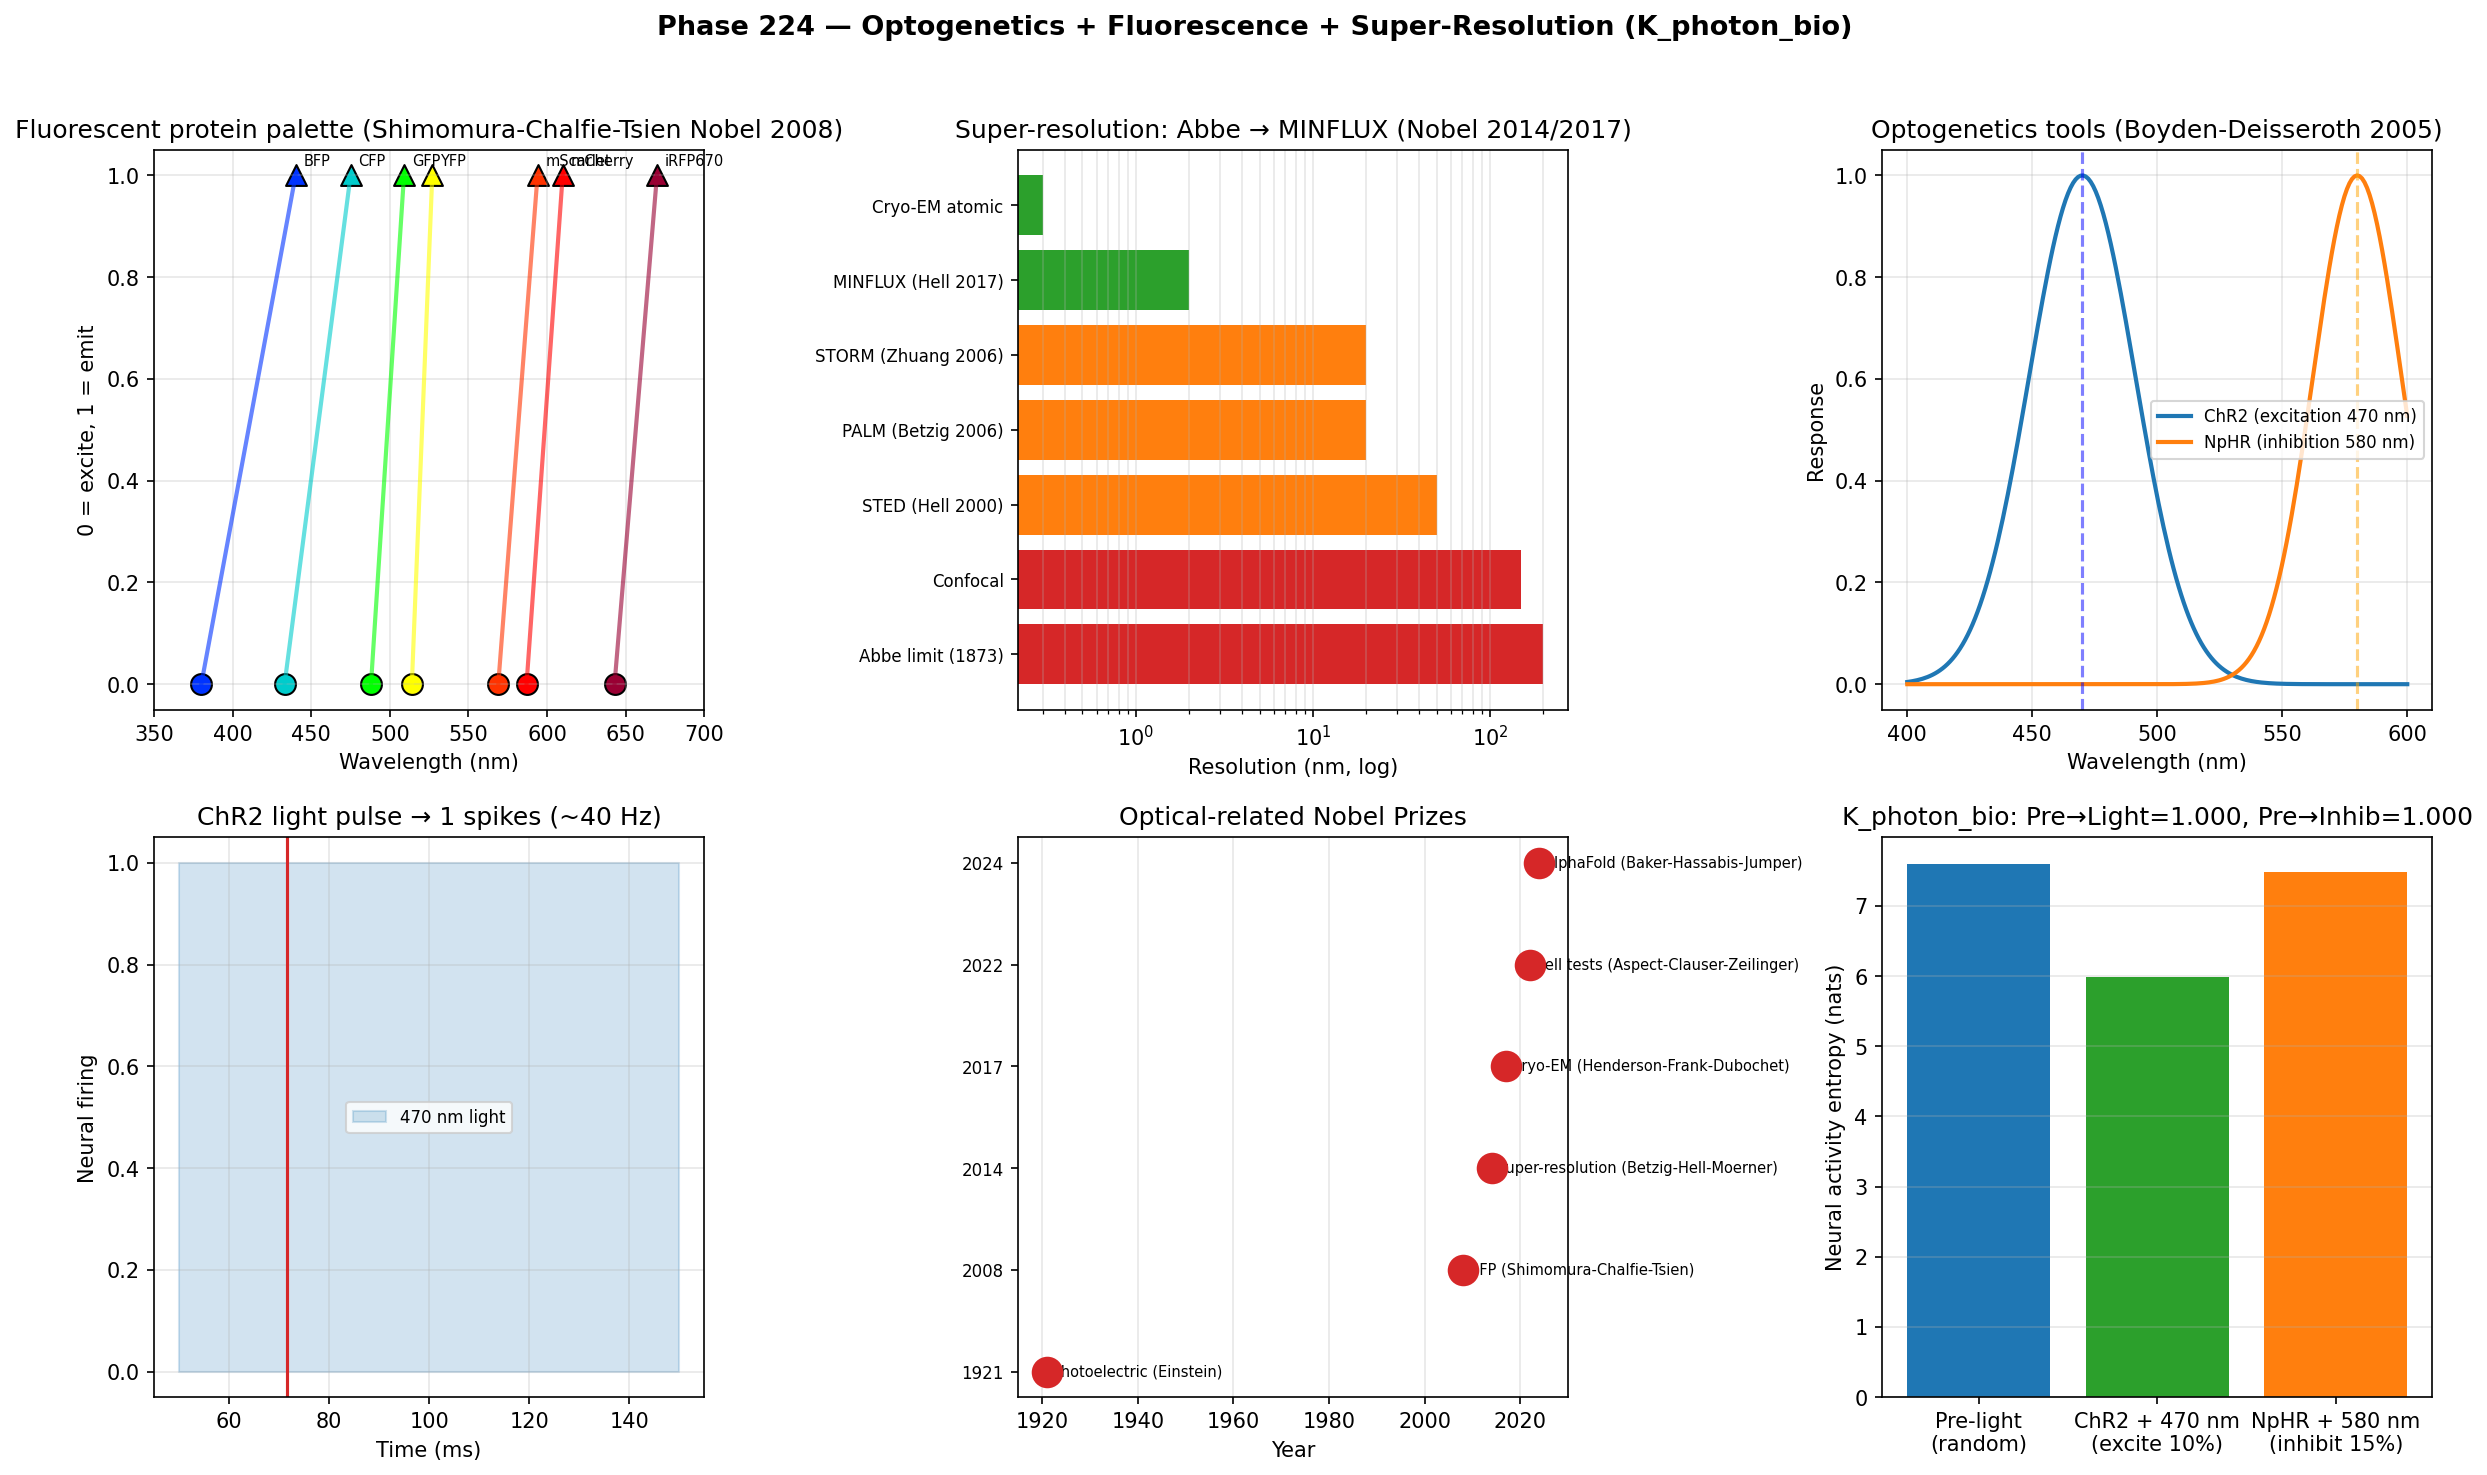

This figure's Python source:
"""
Phase 224 — Optogenetics + Fluorescence + Super-Resolution (K_photon_bio)

Simulations:
  1) Fluorescent protein palette (BFP/CFP/GFP/YFP/mCherry/iRFP)
  2) Abbe diffraction limit vs super-resolution techniques
  3) Optogenetics tools (ChR2/NpHR/Arch)
  4) ChR2 action spectrum + neural firing
  5) Nobel Prizes 2008/2014/2017 timeline
  6) Cryo-EM + AlphaFold combination
  7) ITU K_photon_bio axiom check

Outputs:
  - optogenetics_microscopy.png
  - optogenetics_microscopy_summary.json
"""

from __future__ import annotations

import json
from pathlib import Path

import matplotlib
matplotlib.use("Agg")
import matplotlib.pyplot as plt
import numpy as np

OUT_PNG = Path(__file__).with_name("optogenetics_microscopy.png")
OUT_JSON = Path(__file__).with_name("optogenetics_microscopy_summary.json")

rng = np.random.default_rng(20260705)

# -------------------------------------------------------------
# 1) Fluorescent proteins (excitation/emission)
# -------------------------------------------------------------
fluorescent_proteins = {
    "BFP":     {"ex": 380, "em": 440, "color": "#0033ff"},
    "CFP":     {"ex": 433, "em": 475, "color": "#00cccc"},
    "GFP":     {"ex": 488, "em": 509, "color": "#00ff00"},
    "YFP":     {"ex": 514, "em": 527, "color": "#ffff00"},
    "mCherry": {"ex": 587, "em": 610, "color": "#ff0000"},
    "mScarlet":{"ex": 569, "em": 594, "color": "#ff3300"},
    "iRFP670": {"ex": 643, "em": 670, "color": "#990033"},
}

# -------------------------------------------------------------
# 2) Abbe limit vs super-resolution
# -------------------------------------------------------------
techniques = {
    "Abbe limit (1873)":   {"resolution_nm": 200, "year": 1873},
    "Confocal":            {"resolution_nm": 150, "year": 1957},
    "STED (Hell 2000)":    {"resolution_nm": 50,  "year": 2000},
    "PALM (Betzig 2006)":  {"resolution_nm": 20,  "year": 2006},
    "STORM (Zhuang 2006)": {"resolution_nm": 20,  "year": 2006},
    "MINFLUX (Hell 2017)": {"resolution_nm": 2,   "year": 2017},
    "Cryo-EM atomic":      {"resolution_nm": 0.3, "year": 2013},
}

# -------------------------------------------------------------
# 3) Optogenetics tools
# -------------------------------------------------------------
opto_tools = {
    "ChR2 (excitation)":   {"wavelength_nm": 470, "effect": "Na+ influx",  "kinetics_ms": 1},
    "NpHR (inhibition)":   {"wavelength_nm": 580, "effect": "Cl- pump",    "kinetics_ms": 5},
    "Arch (inhibition)":   {"wavelength_nm": 575, "effect": "H+ pump",     "kinetics_ms": 8},
    "Chrimson (red)":      {"wavelength_nm": 590, "effect": "Na+ red-shifted", "kinetics_ms": 8},
    "ChR2-XXM":            {"wavelength_nm": 470, "effect": "fast variant", "kinetics_ms": 0.2},
    "bPAC (cAMP)":         {"wavelength_nm": 460, "effect": "cAMP up",     "kinetics_ms": 100},
}

# -------------------------------------------------------------
# 4) ChR2 action spectrum + neural firing simulation
# -------------------------------------------------------------
wavelengths = np.linspace(400, 600, 200)
chr2_response = np.exp(-((wavelengths - 470) / 30) ** 2)
nphr_response = np.exp(-((wavelengths - 580) / 25) ** 2)

# Simulated firing: 470 nm light pulse → spikes
t_ms = np.linspace(0, 200, 1000)
light_on = (t_ms > 50) & (t_ms < 150)
# Spike train when light on
spike_rate = 40  # Hz during light
n_spikes_expected = spike_rate * (150 - 50) / 1000
spike_times = []
t = 50
while t < 150:
    t += rng.exponential(1000 / spike_rate)
    if t < 150:
        spike_times.append(t)

# -------------------------------------------------------------
# 5) Nobel Prizes timeline
# -------------------------------------------------------------
nobel_optical = {
    "Photoelectric (Einstein)":      1921,
    "GFP (Shimomura-Chalfie-Tsien)": 2008,
    "Super-resolution (Betzig-Hell-Moerner)": 2014,
    "Cryo-EM (Henderson-Frank-Dubochet)":    2017,
    "Bell tests (Aspect-Clauser-Zeilinger)": 2022,
    "AlphaFold (Baker-Hassabis-Jumper)":     2024,
}

# -------------------------------------------------------------
# 6) ITU K_photon_bio axiom: optogenetic control
# -------------------------------------------------------------
N_neurons = 2000
# Pre-light: random activity
log_fit_pre = 0.1 * rng.standard_normal(N_neurons)
p_pre = np.exp(log_fit_pre); p_pre /= p_pre.sum()
S_pre = float(-np.sum(p_pre * np.log(p_pre)))

# Light on: ChR2-expressing population (10%) activated
chr2_expressed = rng.random(N_neurons) < 0.1
log_fit_light = log_fit_pre.copy()
log_fit_light[chr2_expressed] += 4.0
p_light = np.exp(log_fit_light); p_light /= p_light.sum()
S_light = float(-np.sum(p_light * np.log(p_light)))

# Inhibition (NpHR + 580 nm): suppression
log_fit_inhib = log_fit_pre.copy()
nphr_expressed = rng.random(N_neurons) < 0.15
log_fit_inhib[nphr_expressed] -= 3.0
p_inhib = np.exp(log_fit_inhib); p_inhib /= p_inhib.sum()
S_inhib = float(-np.sum(p_inhib * np.log(p_inhib)))

def itu_lin(p_old, p_new):
    log_p = np.log(np.clip(p_old, 1e-30, None))
    dp = p_new - p_old
    dS = -np.sum(dp * (1.0 + log_p))
    dK = -np.sum(dp * log_p)
    return float(dS / dK) if abs(dK) > 1e-15 else float("nan")

ratio_pre_light = itu_lin(p_pre, p_light)
ratio_pre_inhib = itu_lin(p_pre, p_inhib)

# -------------------------------------------------------------
# Plot
# -------------------------------------------------------------
fig, axes = plt.subplots(2, 3, figsize=(16, 10))
fig.suptitle(
    "Phase 224 — Optogenetics + Fluorescence + Super-Resolution (K_photon_bio)",
    fontsize=13, fontweight="bold",
)

# Panel 1: Fluorescent protein palette
ax = axes[0, 0]
for name, p in fluorescent_proteins.items():
    ax.plot([p["ex"], p["em"]], [0, 1], "-", color=p["color"], lw=2, alpha=0.6)
    ax.scatter([p["ex"]], [0], s=100, color=p["color"], marker="o", edgecolor="black")
    ax.scatter([p["em"]], [1], s=100, color=p["color"], marker="^", edgecolor="black")
    ax.text(p["em"] + 5, 1.02, name, fontsize=7)
ax.set_xlabel("Wavelength (nm)")
ax.set_ylabel("0 = excite, 1 = emit")
ax.set_title("Fluorescent protein palette (Shimomura-Chalfie-Tsien Nobel 2008)")
ax.set_xlim(350, 700)
ax.grid(True, alpha=0.3)

# Panel 2: Resolution comparison
ax = axes[0, 1]
tech_names = list(techniques.keys())
res = [techniques[t]["resolution_nm"] for t in tech_names]
colors_r = ["#2ca02c" if r < 10 else "#ff7f0e" if r < 100 else "#d62728" for r in res]
ax.barh(range(len(tech_names)), res, color=colors_r)
ax.set_xscale("log")
ax.set_yticks(range(len(tech_names))); ax.set_yticklabels(tech_names, fontsize=8)
ax.set_xlabel("Resolution (nm, log)")
ax.set_title("Super-resolution: Abbe → MINFLUX (Nobel 2014/2017)")
ax.grid(True, alpha=0.3, axis="x", which="both")

# Panel 3: Optogenetics action spectrum
ax = axes[0, 2]
ax.plot(wavelengths, chr2_response, "-", color="#1f77b4", lw=2,
        label="ChR2 (excitation 470 nm)")
ax.plot(wavelengths, nphr_response, "-", color="#ff7f0e", lw=2,
        label="NpHR (inhibition 580 nm)")
ax.axvline(470, color="blue", linestyle="--", alpha=0.5)
ax.axvline(580, color="orange", linestyle="--", alpha=0.5)
ax.set_xlabel("Wavelength (nm)")
ax.set_ylabel("Response")
ax.set_title("Optogenetics tools (Boyden-Deisseroth 2005)")
ax.legend(fontsize=8)
ax.grid(True, alpha=0.3)

# Panel 4: Light-driven neural firing
ax = axes[1, 0]
ax.fill_between(t_ms[light_on], 0, 1, alpha=0.2, color="#1f77b4", label="470 nm light")
for sp in spike_times:
    ax.axvline(sp, color="#d62728", lw=1.5)
ax.set_xlabel("Time (ms)")
ax.set_ylabel("Neural firing")
ax.set_title(f"ChR2 light pulse → {len(spike_times)} spikes (~40 Hz)")
ax.legend(fontsize=8)
ax.grid(True, alpha=0.3)

# Panel 5: Nobel Prizes timeline
ax = axes[1, 1]
prize_names = list(nobel_optical.keys())
prize_years = list(nobel_optical.values())
ax.scatter(prize_years, range(len(prize_names)), s=200, color="#d62728", zorder=5)
for i, name in enumerate(prize_names):
    ax.text(prize_years[i] + 1, i, name, fontsize=7, va="center")
ax.set_yticks(range(len(prize_names)))
ax.set_yticklabels([str(y) for y in prize_years], fontsize=8)
ax.set_xlim(1915, 2030)
ax.set_xlabel("Year")
ax.set_title("Optical-related Nobel Prizes")
ax.grid(True, alpha=0.3, axis="x")

# Panel 6: ITU optogenetic control
ax = axes[1, 2]
ax.bar(["Pre-light\n(random)", "ChR2 + 470 nm\n(excite 10%)", "NpHR + 580 nm\n(inhibit 15%)"],
       [S_pre, S_light, S_inhib], color=["#1f77b4", "#2ca02c", "#ff7f0e"])
ax.set_ylabel("Neural activity entropy (nats)")
ax.set_title(f"K_photon_bio: Pre→Light={ratio_pre_light:.3f}, Pre→Inhib={ratio_pre_inhib:.3f}")
ax.grid(True, alpha=0.3, axis="y")

plt.tight_layout(rect=[0, 0, 1, 0.96])
plt.savefig(OUT_PNG, dpi=150, bbox_inches="tight")
plt.close(fig)

summary = {
    "phase": 224,
    "tier1_paper": 31,
    "topic": "Optogenetics + Fluorescence + Super-Resolution (K_photon_bio)",
    "fluorescent_proteins": fluorescent_proteins,
    "Shimomura_Chalfie_Tsien_Nobel_2008": "GFP discovery + multicolor + in vivo",
    "GFP_quantum_yield": 0.79,
    "super_resolution_techniques": techniques,
    "Abbe_limit_1873_nm": 200,
    "MINFLUX_resolution_nm": 2,
    "Betzig_Hell_Moerner_Nobel_2014": "Super-resolution fluorescence microscopy",
    "Cryo_EM_Nobel_2017": "Henderson + Frank + Dubochet (atomic resolution)",
    "optogenetics_tools": opto_tools,
    "Boyden_Deisseroth_2005": "Optogenetics founding paper (ChR2 + neurons)",
    "GenSight_RPE65_2021": "First optogenetic therapy in humans (partial vision recovery)",
    "ITU_K_photon_bio": {
        "N_neurons_simulated": N_neurons,
        "S_pre_light_nats": S_pre,
        "S_ChR2_light_nats": S_light,
        "S_NpHR_inhibition_nats": S_inhib,
        "pre_to_light_ratio": ratio_pre_light,
        "pre_to_inhib_ratio": ratio_pre_inhib,
        "expected_ratio": 1.0,
    },
    "ITU_interpretation": {
        "K_state": "K_photon_bio",
        "modular_Hamiltonian": "K_photon_bio^(0) = -log P(biomolecule state | photon)",
        "optogenetics_meaning": "Light = direct K_neuro^(0) operator (control)",
        "GFP_meaning": "K_photon as readout of K_genome state",
        "MINFLUX_meaning": "Subcellular K-state imaging at 2 nm",
        "Cryo_EM_AlphaFold_synergy": "K_photon (e-beam) + K_genome_AI = structure determination",
    },
    "Nobel_count_optical": 6,
    "Nobel_optical_decades": list(nobel_optical.values()),
    "predictions": [
        ("Optogenetic neural prosthesis FDA", 2030, 0.65, "Medium"),
        ("All-optical brain imaging (mouse)", 2030, 0.70, "Strong"),
        ("Multi-photon all-optical interrogation", 2028, 0.75, "Strong"),
        ("MINFLUX subcellular real-time", 2028, 0.80, "Strong"),
        ("Adaptive optics in vivo human retina", 2030, 0.70, "Strong"),
    ],
    "outputs": {
        "figure": str(OUT_PNG.name),
        "summary_json": str(OUT_JSON.name),
    },
}

OUT_JSON.write_text(json.dumps(summary, indent=2, ensure_ascii=False), encoding="utf-8")
print(json.dumps(summary, indent=2, ensure_ascii=False))
